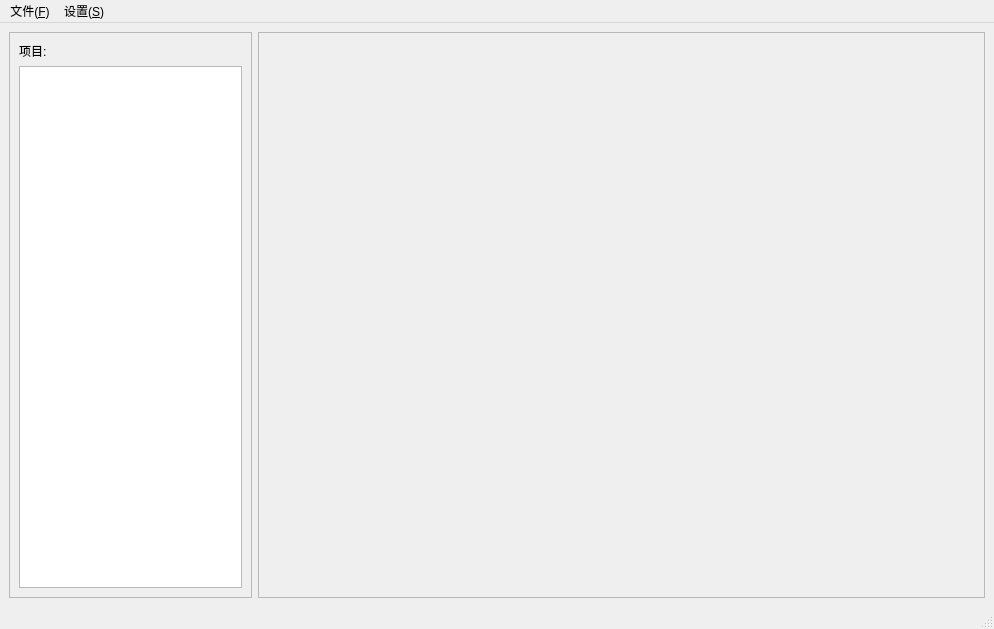
<?xml version="1.0" encoding="UTF-8"?>
<ui version="4.0">
 <class>MainWindow</class>
 <widget class="QMainWindow" name="MainWindow">
  <property name="geometry">
   <rect>
    <x>0</x>
    <y>0</y>
    <width>994</width>
    <height>629</height>
   </rect>
  </property>
  <property name="windowTitle">
   <string>电子相册</string>
  </property>
  <widget class="QWidget" name="centralwidget">
   <layout class="QHBoxLayout" name="horizontalLayout" stretch="1,3">
    <item>
     <widget class="QFrame" name="frame">
      <property name="frameShape">
       <enum>QFrame::StyledPanel</enum>
      </property>
      <property name="frameShadow">
       <enum>QFrame::Raised</enum>
      </property>
      <layout class="QVBoxLayout" name="verticalLayout">
       <item>
        <widget class="QLabel" name="label">
         <property name="text">
          <string>项目:</string>
         </property>
        </widget>
       </item>
       <item>
        <widget class="QTreeView" name="treeView"/>
       </item>
      </layout>
     </widget>
    </item>
    <item>
     <widget class="QFrame" name="frame_2">
      <property name="frameShape">
       <enum>QFrame::StyledPanel</enum>
      </property>
      <property name="frameShadow">
       <enum>QFrame::Raised</enum>
      </property>
     </widget>
    </item>
   </layout>
  </widget>
  <widget class="QMenuBar" name="menubar">
   <property name="geometry">
    <rect>
     <x>0</x>
     <y>0</y>
     <width>994</width>
     <height>25</height>
    </rect>
   </property>
   <widget class="QMenu" name="menu_file">
    <property name="title">
     <string>文件(&amp;F)</string>
    </property>
   </widget>
   <widget class="QMenu" name="menu_setting">
    <property name="title">
     <string>设置(&amp;S)</string>
    </property>
   </widget>
   <addaction name="menu_file"/>
   <addaction name="menu_setting"/>
  </widget>
  <widget class="QStatusBar" name="statusbar"/>
 </widget>
 <resources/>
 <connections/>
</ui>
